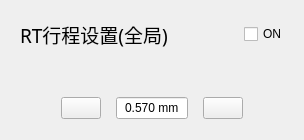
<?xml version="1.0" encoding="UTF-8"?>
<ui version="4.0">
 <class>ModuleRtSet</class>
 <widget class="QFrame" name="ModuleRtSet">
  <property name="geometry">
   <rect>
    <x>0</x>
    <y>0</y>
    <width>304</width>
    <height>140</height>
   </rect>
  </property>
  <property name="windowTitle">
   <string>Frame</string>
  </property>
  <property name="toolTip">
   <string notr="true"/>
  </property>
  <layout class="QVBoxLayout" name="verticalLayout">
   <property name="leftMargin">
    <number>20</number>
   </property>
   <property name="topMargin">
    <number>20</number>
   </property>
   <property name="rightMargin">
    <number>20</number>
   </property>
   <property name="bottomMargin">
    <number>12</number>
   </property>
   <item>
    <layout class="QHBoxLayout" name="horizontalLayout_2">
     <item>
      <widget class="QLabel" name="labelTitle">
       <property name="font">
        <font>
         <family>MiSans</family>
         <pointsize>14</pointsize>
         <bold>false</bold>
        </font>
       </property>
       <property name="text">
        <string>RT行程设置(全局)</string>
       </property>
      </widget>
     </item>
     <item>
      <spacer name="horizontalSpacer">
       <property name="orientation">
        <enum>Qt::Orientation::Horizontal</enum>
       </property>
       <property name="sizeHint" stdset="0">
        <size>
         <width>40</width>
         <height>20</height>
        </size>
       </property>
      </spacer>
     </item>
     <item>
      <widget class="ToggleButton" name="checkBoxRTMode">
       <property name="minimumSize">
        <size>
         <width>40</width>
         <height>20</height>
        </size>
       </property>
       <property name="maximumSize">
        <size>
         <width>40</width>
         <height>20</height>
        </size>
       </property>
       <property name="text">
        <string>ON</string>
       </property>
      </widget>
     </item>
    </layout>
   </item>
   <item>
    <spacer name="verticalSpacer">
     <property name="orientation">
      <enum>Qt::Orientation::Vertical</enum>
     </property>
     <property name="sizeHint" stdset="0">
      <size>
       <width>20</width>
       <height>40</height>
      </size>
     </property>
    </spacer>
   </item>
   <item alignment="Qt::AlignmentFlag::AlignHCenter">
    <widget class="QFrame" name="FrameBt">
     <property name="maximumSize">
      <size>
       <width>200</width>
       <height>16777215</height>
      </size>
     </property>
     <layout class="QHBoxLayout" name="horizontalLayout">
      <property name="spacing">
       <number>15</number>
      </property>
      <item>
       <widget class="QPushButton" name="pushButtonMinus">
        <property name="cursor">
         <cursorShape>PointingHandCursor</cursorShape>
        </property>
        <property name="text">
         <string/>
        </property>
       </widget>
      </item>
      <item>
       <widget class="QLineEdit" name="lineEdit">
        <property name="toolTip">
         <string notr="true"/>
        </property>
        <property name="text">
         <string>0.570 mm</string>
        </property>
        <property name="maxLength">
         <number>10</number>
        </property>
        <property name="alignment">
         <set>Qt::AlignmentFlag::AlignCenter</set>
        </property>
       </widget>
      </item>
      <item>
       <widget class="QPushButton" name="pushButtonPlug">
        <property name="cursor">
         <cursorShape>PointingHandCursor</cursorShape>
        </property>
        <property name="text">
         <string/>
        </property>
       </widget>
      </item>
     </layout>
    </widget>
   </item>
  </layout>
 </widget>
 <customwidgets>
  <customwidget>
   <class>ToggleButton</class>
   <extends>QCheckBox</extends>
   <header>togglebutton.h</header>
  </customwidget>
 </customwidgets>
 <resources/>
 <connections/>
</ui>
